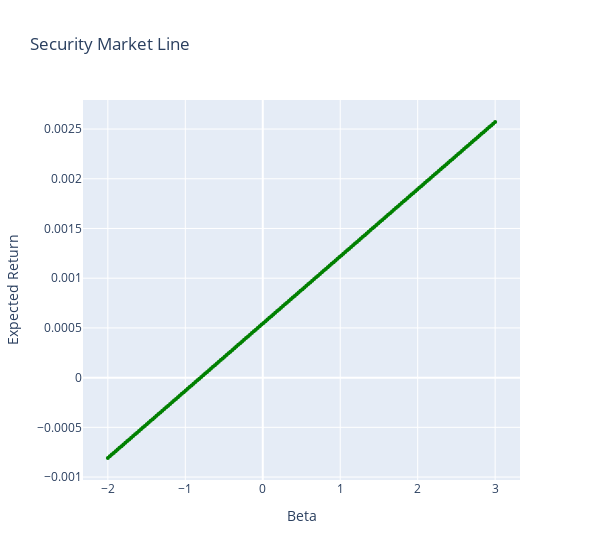

This figure's notebook cell:
### Markdown cell above
### <b>Security Market Line (SML)</b>

### Code cell
returnData1 = returnData.iloc[: , [0 , 6 ,5]]
returnData1['Mean Return'] = returnData1.mean(axis = 1)
mean_returns1 = pd.DataFrame(returnData1.mean())
Market_expected_return1 = mean_returns1.iloc[-1][0]
print(mean_returns1)
print(Market_expected_return1)
betaValues = np.linspace(-2.0 , 3.0 , 200)
print(betaValues)
expected_returnss = RiskFreeRate + betaValues*(Market_expected_return1 - RiskFreeRate)
trace = go.Scatter(x = betaValues , y = expected_returnss , mode = 'markers' , name = 'SML' , marker = dict(size = 4 , color = 'green'))
layout = go.Layout(
    title='Security Market Line',
    xaxis=dict(title='Beta '),
    yaxis=dict(title='Expected Return'), 
    width=600
)
fig = go.Figure(data=[trace], layout=layout)
fig.show()

### Figure 1 — Plotly figure (JSON) as saved in the notebook; plotly's stock layout.template omitted (floating-point values rounded to 4 significant figures; data arrays with more than 128 entries replaced by an {"elided": "..."} marker saying what was removed)
{"data": [{"marker": {"color": "green", "size": 4}, "mode": "markers", "name": "SML", "type": "scatter", "x": {"elided": "200 float values"}, "y": {"elided": "200 float values"}}], "layout": {"title": {"text": "Security Market Line"}, "width": 600, "xaxis": {"title": {"text": "Beta "}}, "yaxis": {"title": {"text": "Expected Return"}}}}
